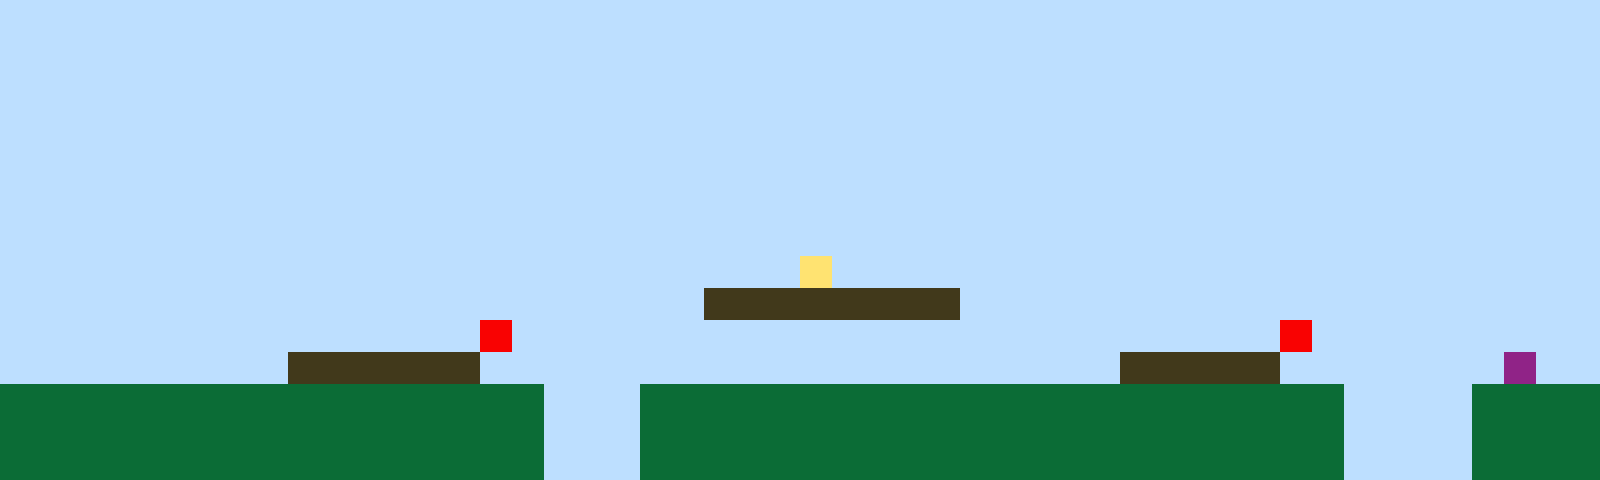

Below is a game level as drawn by its tile map, then a one-line description and the .tmx file that defines it, in full:
An orthogonal 50x15 tile map with 32x32 px tiles, 1 tile layer (Tile Layer 1).

<map version="1.10" tiledversion="1.11.2" orientation="orthogonal" renderorder="right-up" width="50" height="15" tilewidth="32" tileheight="32" infinite="0" nextlayerid="2" nextobjectid="1"><editorsettings><export target="map1.csv" format="csv" /></editorsettings><tileset firstgid="1" name="sprites" tilewidth="32" tileheight="32" tilecount="6" columns="3"><image source="sprites.png" width="96" height="64" /></tileset><layer id="1" name="Tile Layer 1" width="50" height="15"><data encoding="csv">1,1,1,1,1,1,1,1,1,1,1,1,1,1,1,1,1,1,1,1,1,1,1,1,1,1,1,1,1,1,1,1,1,1,1,1,1,1,1,1,1,1,1,1,1,1,1,1,1,1,1,1,1,1,1,1,1,1,1,1,1,1,1,1,1,1,1,1,1,1,1,1,1,1,1,1,1,1,1,1,1,1,1,1,1,1,1,1,1,1,1,1,1,1,1,1,1,1,1,1,1,1,1,1,1,1,1,1,1,1,1,1,1,1,1,1,1,1,1,1,1,1,1,1,1,1,1,1,1,1,1,1,1,1,1,1,1,1,1,1,1,1,1,1,1,1,1,1,1,1,1,1,1,1,1,1,1,1,1,1,1,1,1,1,1,1,1,1,1,1,1,1,1,1,1,1,1,1,1,1,1,1,1,1,1,1,1,1,1,1,1,1,1,1,1,1,1,1,1,1,1,1,1,1,1,1,1,1,1,1,1,1,1,1,1,1,1,1,1,1,1,1,1,1,1,1,1,1,1,1,1,1,1,1,1,1,1,1,1,1,1,1,1,1,1,1,1,1,1,1,1,1,1,1,1,1,1,1,1,1,1,1,1,1,1,1,1,1,1,1,1,1,1,1,1,1,1,1,1,1,1,1,1,1,1,1,1,1,1,1,1,1,1,1,1,1,1,1,1,1,1,1,1,1,1,1,1,1,1,1,1,1,1,1,1,1,1,1,1,1,1,1,1,1,1,1,1,1,1,1,1,1,1,1,1,1,1,1,1,1,1,1,1,1,1,1,1,1,1,1,1,1,1,1,1,1,1,1,1,1,1,1,1,1,1,1,1,1,1,1,1,1,1,1,1,1,1,1,1,1,1,1,1,1,1,1,1,1,1,1,1,1,1,1,1,1,1,1,1,1,1,1,1,1,1,1,1,1,1,1,1,1,1,1,1,1,1,1,1,1,1,1,1,1,1,4,1,1,1,1,1,1,1,1,1,1,1,1,1,1,1,1,1,1,1,1,1,1,1,1,1,1,1,1,1,1,1,1,1,1,1,1,1,1,1,1,1,1,1,1,1,1,3,3,3,3,3,3,3,3,1,1,1,1,1,1,1,1,1,1,1,1,1,1,1,1,1,1,1,1,1,1,1,1,1,1,1,1,1,1,1,1,1,1,1,5,1,1,1,1,1,1,1,1,1,1,1,1,1,1,1,1,1,1,1,1,1,1,1,1,5,1,1,1,1,1,1,1,1,1,1,1,1,1,1,1,1,1,1,3,3,3,3,3,3,1,1,1,1,1,1,1,1,1,1,1,1,1,1,1,1,1,1,1,1,3,3,3,3,3,1,1,1,1,1,1,1,6,1,1,2,2,2,2,2,2,2,2,2,2,2,2,2,2,2,2,2,1,1,1,2,2,2,2,2,2,2,2,2,2,2,2,2,2,2,2,2,2,2,2,2,2,1,1,1,1,2,2,2,2,2,2,2,2,2,2,2,2,2,2,2,2,2,2,2,2,2,1,1,1,2,2,2,2,2,2,2,2,2,2,2,2,2,2,2,2,2,2,2,2,2,2,1,1,1,1,2,2,2,2,2,2,2,2,2,2,2,2,2,2,2,2,2,2,2,2,2,1,1,1,2,2,2,2,2,2,2,2,2,2,2,2,2,2,2,2,2,2,2,2,2,2,1,1,1,1,2,2,2,2</data></layer></map>
